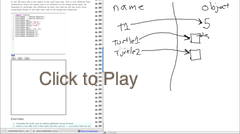
#> input picture _sources/_images/assignment.png, 240 x 134 px
$ python plot_pixels.py
#> lines starting #> are read from the running program, lines starting #| are printed output that depends on the picture
from PIL import Image
import matplotlib.pyplot as plt
import numpy as np

fig = plt.figure()
ax1 = fig.add_subplot(111,projection='3d')

finished = False
while not finished:
    filename = input('Enter input file name: ')
#> the answer given: ../../../_sources/_images/assignment.png
    if filename != '':
        im = Image.open(filename)
#> im is the input picture: PIL image 240x134 RGBA; mean R, G, B, A 244.9, 244.9, 244.9, 255
        xs = []
        ys = []
        zs = []
        pixel_data = list(im.getdata())
#> pixel_data = 32160 items
        for pixel in pixel_data:
            xs.append(pixel[0])
            ys.append(pixel[1])
            zs.append(pixel[2])
#> this loop made 32160 passes
#> pixel on passes 1 to 3: (224, 224, 224, 255), (255, 255, 255, 255), (253, 253, 253, 255)
#> after the loop, xs = 32160 items; ys = 32160 items; zs = 32160 items

        ax1.scatter(xs,ys,zs,s=1)
        ax1.set_title('Plot of Colors Used in Sample Image as Points in Color Cube')
        ax1.set_xlabel('Red')
        ax1.set_ylabel('Green')
        ax1.set_zlabel('Blue')
        plt.show()
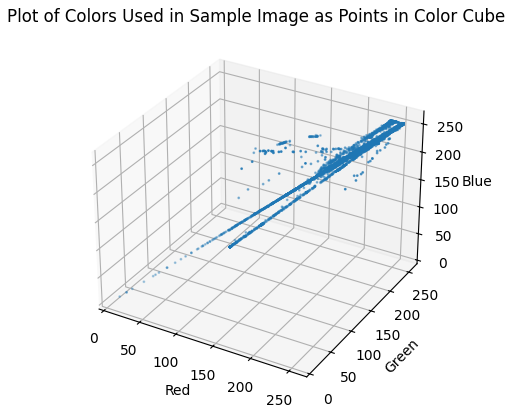
#> figure drawn by matplotlib, 1 panel
#> (the run stopped early here; a loop or call above may not have finished)
